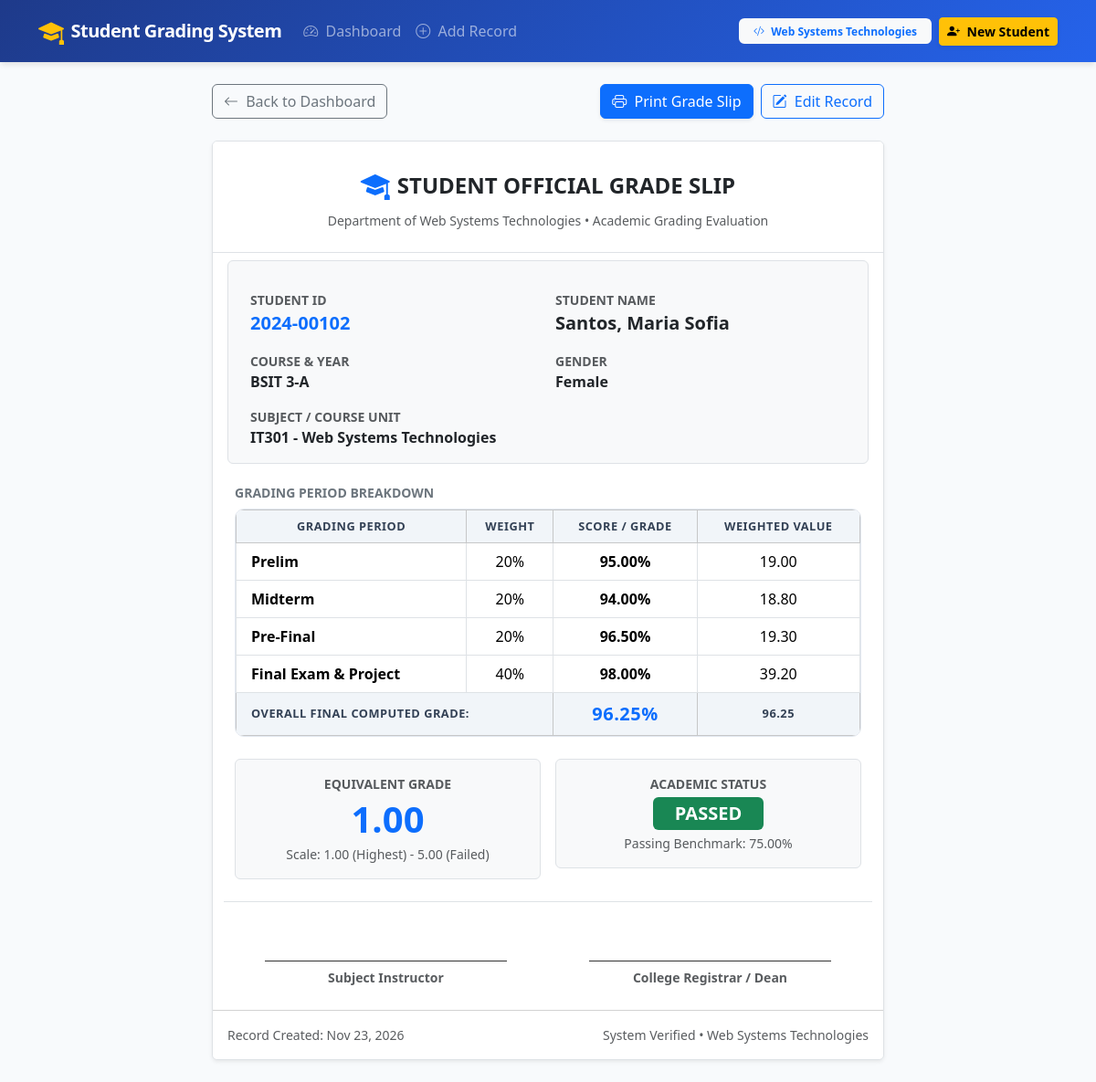
Screenshot of /view.php?id=2 with the database file from the repository.
### tables this page shows
CREATE TABLE `student_grades` (
  `id` INT(11) NOT NULL AUTO_INCREMENT,
  `student_id` VARCHAR(30) NOT NULL,
  `first_name` VARCHAR(100) NOT NULL,
  `last_name` VARCHAR(100) NOT NULL,
  `gender` ENUM('Male', 'Female', 'Other') NOT NULL DEFAULT 'Male',
  `course_year` VARCHAR(50) NOT NULL,
  `subject_code` VARCHAR(100) NOT NULL,
  `prelim` DECIMAL(5,2) NOT NULL DEFAULT 0.00,
  `midterm` DECIMAL(5,2) NOT NULL DEFAULT 0.00,
  `prefinal` DECIMAL(5,2) NOT NULL DEFAULT 0.00,
  `final` DECIMAL(5,2) NOT NULL DEFAULT 0.00,
  `final_grade` DECIMAL(5,2) NOT NULL DEFAULT 0.00,
  `equivalent_grade` DECIMAL(3,2) NOT NULL DEFAULT 5.00,
  `remarks` ENUM('Passed', 'Failed', 'Incomplete', 'Dropped') NOT NULL DEFAULT 'Passed',
  `created_at` TIMESTAMP NOT NULL DEFAULT CURRENT_TIMESTAMP,
  `updated_at` TIMESTAMP NOT NULL DEFAULT CURRENT_TIMESTAMP ON UPDATE CURRENT_TIMESTAMP,
  PRIMARY KEY (`id`),
  UNIQUE KEY `uq_student_subject` (`student_id`, `subject_code`)
);

### view.php (the view, shortened to what this page needs)
<?php
require_once 'db_connect.php';
$id = isset($_GET['id']) ? (int)$_GET['id'] : 0;
$stmt = $conn->prepare("SELECT * FROM student_grades WHERE id = ? LIMIT 1");
$stmt->bind_param("i", $id);
$stmt->execute();
$result = $stmt->get_result();
$student = $result ? $result->fetch_assoc() : null;
include 'header.php';
?>
<div class="row justify-content-center">
    <div class="col-lg-8">
        <div class="d-flex justify-content-between align-items-center mb-4 no-print">
            <a href="index.php" class="btn btn-outline-secondary">
                <i class="bi bi-arrow-left me-1"></i> Back to Dashboard
            </a>
            <div class="d-flex gap-2">
                <button onclick="window.print()" class="btn btn-primary shadow-sm">
                    <i class="bi bi-printer me-1"></i> Print Grade Slip
                </button>
                <a href="edit.php?id=<?php echo $student['id']; ?>" class="btn btn-outline-primary">
                    <i class="bi bi-pencil-square me-1"></i> Edit Record
                </a>
            </div>
        </div>
        <div class="card border shadow-sm print-card">
            <div class="card-header bg-white py-4 text-center border-bottom">
                <div class="d-flex justify-content-center align-items-center gap-2 mb-1">
                    <i class="bi bi-mortarboard-fill fs-2 text-primary"></i>
                    <h4 class="fw-bold mb-0 text-dark">STUDENT OFFICIAL GRADE SLIP</h4>
                </div>
                <p class="text-muted small mb-0">Department of Web Systems Technologies &bull; Academic Grading Evaluation</p>
            </div>
            <div class="card-body p-4">
                <div class="row g-3 mb-4 bg-light p-3 rounded border">
                    <div class="col-sm-6">
                        <small class="text-muted text-uppercase fw-semibold d-block">Student ID</small>
                        <span class="fs-5 fw-bold text-primary"><?php echo htmlspecialchars($student['student_id']); ?></span>
                    </div>
                    <div class="col-sm-6">
                        <small class="text-muted text-uppercase fw-semibold d-block">Student Name</small>
                        <span class="fs-5 fw-bold text-dark"><?php echo htmlspecialchars($student['last_name'] . ', ' . $student['first_name']); ?></span>
                    </div>
                    <div class="col-sm-6">
                        <small class="text-muted text-uppercase fw-semibold d-block">Course & Year</small>
                        <span class="fw-semibold text-dark"><?php echo htmlspecialchars($student['course_year']); ?></span>
                    </div>
                    <div class="col-sm-6">
                        <small class="text-muted text-uppercase fw-semibold d-block">Gender</small>
                        <span class="fw-semibold text-dark"><?php echo htmlspecialchars($student['gender']); ?></span>
                    </div>
                    <div class="col-12">
                        <small class="text-muted text-uppercase fw-semibold d-block">Subject / Course Unit</small>
                        <span class="fw-bold text-dark"><?php echo htmlspecialchars($student['subject_code']); ?></span>
                    </div>
                </div>
                <h6 class="text-uppercase text-secondary fw-bold small mb-2">Grading Period Breakdown</h6>
                <div class="table-responsive mb-4">
                    <table class="table table-bordered text-center align-middle mb-0">
                        <thead class="table-light">
                            <tr>
                                <th>Grading Period</th>
                                <th>Weight</th>
                                <th>Score / Grade</th>
                                <th>Weighted Value</th>
                            </tr>
                        </thead>
                        <tbody>
                            <tr>
                                <td class="fw-semibold text-start ps-3">Prelim</td>
                                <td>20%</td>
                                <td class="fw-semibold"><?php echo number_format($student['prelim'], 2); ?>%</td>
                                <td><?php echo number_format($student['prelim'] * 0.20, 2); ?></td>
                            </tr>
                            <tr>
                                <td class="fw-semibold text-start ps-3">Midterm</td>
                                <td>20%</td>
                                <td class="fw-semibold"><?php echo number_format($student['midterm'], 2); ?>%</td>
                                <td><?php echo number_format($student['midterm'] * 0.20, 2); ?></td>
                            </tr>
                            <tr>
                                <td class="fw-semibold text-start ps-3">Pre-Final</td>
                                <td>20%</td>
                                <td class="fw-semibold"><?php echo number_format($student['prefinal'], 2); ?>%</td>
                                <td><?php echo number_format($student['prefinal'] * 0.20, 2); ?></td>
                            </tr>
                            <tr>
                                <td class="fw-semibold text-start ps-3">Final Exam & Project</td>
                                <td>40%</td>
                                <td class="fw-semibold"><?php echo number_format($student['final'], 2); ?>%</td>
                                <td><?php echo number_format($student['final'] * 0.40, 2); ?></td>
                            </tr>
                        </tbody>
                        <tfoot class="table-light">
                            <tr class="fs-6">
                                <th colspan="2" class="text-start ps-3">Overall Final Computed Grade:</th>
                                <th class="text-primary fs-5"><?php echo number_format($student['final_grade'], 2); ?>%</th>
                                <th><?php echo number_format($student['final_grade'], 2); ?></th>
                            </tr>
                        </tfoot>
                    </table>
                </div>
                <div class="row g-3 text-center mb-4">
                    <div class="col-sm-6">
                        <div class="p-3 border rounded bg-light">
                            <span class="text-muted small text-uppercase fw-semibold d-block mb-1">Equivalent Grade</span>
                            <span class="display-6 fw-bold text-primary"><?php echo number_format($student['equivalent_grade'], 2); ?></span>
                            <small class="text-muted d-block mt-1">Scale: 1.00 (Highest) - 5.00 (Failed)</small>
                        </div>
                    </div>
                    <div class="col-sm-6">
                        <div class="p-3 border rounded bg-light">
                            <span class="text-muted small text-uppercase fw-semibold d-block mb-1">Academic Status</span>
                            <div>
                                <?php if ($student['remarks'] === 'Passed'): ?>
                                    <span class="badge bg-success fs-5 px-4 py-2">PASSED</span>
                                <?php else: ?>
                                    <span class="badge bg-danger fs-5 px-4 py-2">FAILED</span>
                                <?php endif; ?>
                            </div>
                            <small class="text-muted d-block mt-1">Passing Benchmark: 75.00%</small>
                        </div>
                    </div>
                </div>
                <div class="row pt-4 mt-4 border-top text-center">
                    <div class="col-6">
                        <div style="border-bottom: 1px solid #333; width: 80%; margin: 40px auto 5px;"></div>
                        <small class="text-muted fw-semibold">Subject Instructor</small>
                    </div>
                    <div class="col-6">
                        <div style="border-bottom: 1px solid #333; width: 80%; margin: 40px auto 5px;"></div>
                        <small class="text-muted fw-semibold">College Registrar / Dean</small>
                    </div>
                </div>
            </div>
            <div class="card-footer bg-white text-muted small d-flex justify-content-between align-items-center py-3">
                <span>Record Created: <?php echo date('M d, Y', strtotime($student['created_at'])); ?></span>
                <span>System Verified &bull; Web Systems Technologies</span>
            </div>
        </div>
    </div>
</div>
<?php include 'footer.php'; ?>

### assets/css/style.css (style rules this page uses)
:root { --primary-color: #2563eb; --primary-hover: #1d4ed8; --secondary-color: #475569; --bg-light: #f8fafc; --card-border: #e2e8f0; --passed-bg: #dcfce7; --passed-text: #166534; --failed-bg: #fee2e2; --failed-text: #991b1b; }
body { background-color: var(--bg-light); font-family: 'Segoe UI', system-ui, -apple-system, sans-serif; color: #1e293b; min-height: 100vh; display: flex; flex-direction: column; }
.table-responsive { border-radius: 10px; overflow: hidden; border: 1px solid var(--card-border); background: #ffffff; }
.table th { background-color: #f1f5f9; color: #334155; font-weight: 600; text-transform: uppercase; font-size: 0.8rem; letter-spacing: 0.5px; vertical-align: middle; }
.table td { vertical-align: middle; }

### rows the page displays
student_grades: student "2024-00102", last_name+first_name "Santos, Maria Sofia", course_year "BSIT 3-A", gender "Female", subject_code "IT301 - Web Systems Technologies", prelim "95.00", $student['prelim']*0.20 "19.00", midterm "94.00", $student['midterm']*0.20 "18.80", prefinal "96.50", $student['prefinal']*0.20 "19.30", final "98.00", $student['final']*0.40 "39.20", final_grade "96.25", equivalent_grade "1.00", created_at "Nov 23, 2026"
